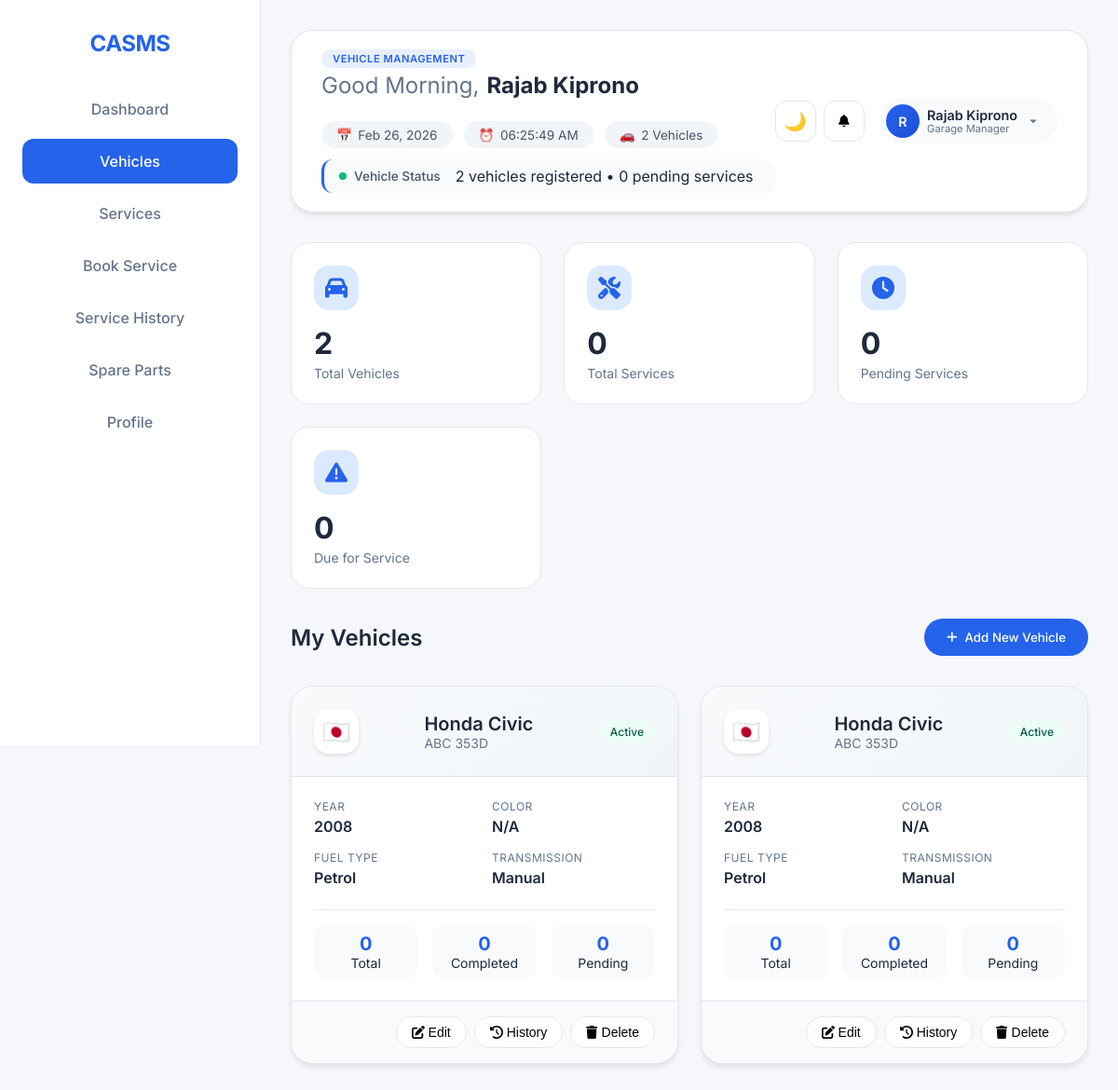
The app's page /vehicles.php (signed in) with its own data.
### tables this page shows
CREATE TABLE `vehicles` (
  `id` int(11) NOT NULL,
  `user_id` int(11) NOT NULL,
  `brand` varchar(100) NOT NULL,
  `model` varchar(100) NOT NULL,
  `year` int(11) NOT NULL,
  `license_plate` varchar(20) NOT NULL,
  `vin` varchar(50) DEFAULT NULL,
  `color` varchar(50) DEFAULT NULL,
  `fuel_type` enum('Petrol','Diesel','Electric','Hybrid','CNG') DEFAULT 'Petrol',
  `transmission` enum('Manual','Automatic','CVT','DCT') DEFAULT 'Manual',
  `created_at` timestamp NOT NULL DEFAULT current_timestamp(),
  `updated_at` timestamp NULL DEFAULT NULL ON UPDATE current_timestamp()
);

### vehicles.php (the view, shortened to what this page needs)
<?php
$db = (new Database())->connect();
try {
    $stmt = $db->prepare("SELECT * FROM vehicles WHERE user_id = ? ORDER BY created_at DESC");
    $stmt->execute([$_SESSION['user_id']]);
    $vehicles = $stmt->fetchAll(PDO::FETCH_ASSOC);
} catch (PDOException $e) {
    $vehicles = [];
    error_log("Error fetching vehicles: " . $e->getMessage());
}
$currentHour = (int)date('H');
$greeting = $currentHour < 12 ? 'Good Morning' : ($currentHour < 17 ? 'Good Afternoon' : 'Good Evening');
$totalVehicles = count($vehicles);
$totalServices = array_sum(array_column($vehicles, 'total_services'));
$pendingServices = array_sum(array_column($vehicles, 'pending_services'));
$vehiclesDueService = array_filter($vehicles, function($v) {
    return $v['days_until_due'] !== null && $v['days_until_due'] <= 30;
});
?>
<!DOCTYPE html>
<html lang="en">
<head>
    <link rel="stylesheet" href="https://cdnjs.cloudflare.com/ajax/libs/font-awesome/6.0.0/css/all.min.css">
</head>
<body>
    <div class="dashboard-container">
        <div class="sidebar">
            <h2>CASMS</h2>
            <nav>
                <a href="dashboard.php">Dashboard</a>
                <a href="vehicles.php" class="active">Vehicles</a>
                <a href="services.php">Services</a>
                <a href="book_service.php">Book Service</a>
                <a href="service_history.php">Service History</a>
                <a href="spareparts.php">Spare Parts</a>
                <a href="profile.php">Profile</a>
            </nav>
        </div>
        <div class="main-content">
            <div class="navbar">
                <div class="navbar-left">
                    <div class="welcome-section">
                        <div class="welcome-header">
                            <div class="title-wrapper">
                                <span class="greeting-badge">VEHICLE MANAGEMENT</span>
                                <h1 class="welcome-title">
                                    <span class="greeting-word"><?php echo htmlspecialchars($greeting); ?>,</span>
                                    <span class="user-name"><?php echo htmlspecialchars($_SESSION['user_name'] ?? 'User'); ?></span>
                                </h1>
                            </div>
                            <div class="quick-stats">
                                <div class="stat-chip">
                                    <span class="chip-icon">📅</span>
                                    <span class="chip-text"><?php echo date('M d, Y'); ?></span>
                                </div>
                                <div class="stat-chip">
                                    <span class="chip-icon">⏰</span>
                                    <span class="chip-text" id="liveClock"><?php echo date('h:i:s A'); ?></span>
                                </div>
                                <div class="stat-chip">
                                    <span class="chip-icon">🚗</span>
                                    <span class="chip-text"><?php echo $totalVehicles; ?> Vehicles</span>
                                </div>
                            </div>
                        </div>
                        <div class="status-message">
                            <div class="status-icon">
                                <span class="pulse-dot"></span>
                                <span>Vehicle Status</span>
                            </div>
                            <div class="message-text">
                                <span class="highlight"><?php echo $totalVehicles; ?> vehicles</span> registered •
                                <span class="highlight"><?php echo $pendingServices; ?> pending</span> services
                            </div>
                        </div>
                    </div>
                </div>
                <div class="navbar-right">
                    <div class="action-group">
                        <button class="btn-icon" onclick="toggleMode()" title="Toggle Dark Mode">
                            <span class="mode-icon" id="modeIcon">🌙</span>
                        </button>
                        <button class="btn-icon" title="Notifications">
                            <i class="fas fa-bell"></i>
                        </button>
                        <div class="user-profile-container">
                            <div class="user-profile" onclick="toggleDropdown()" id="userProfile">
                                <div class="avatar">
                                    <span><?php echo strtoupper(substr(htmlspecialchars($_SESSION['user_name'] ?? 'U'), 0, 1)); ?></span>
                                </div>
                                <div class="user-info">
                                    <span class="user-name"><?php echo htmlspecialchars($_SESSION['user_name'] ?? 'User'); ?></span>
                                    <span class="user-role">Garage Manager</span>
                                </div>
                                <svg class="dropdown-icon" viewBox="0 0 24 24">
                                    <path d="M7 10L12 15L17 10H7Z"/>
                                </svg>
                            </div>
                        </div>
                    </div>
                </div>
            </div>
            <div class="stats-grid">
                <div class="stats-card">
                    <div class="stats-icon">
                        <i class="fas fa-car"></i>
                    </div>
                    <div class="stats-value"><?php echo $totalVehicles; ?></div>
                    <div class="stats-label">Total Vehicles</div>
                </div>
                <div class="stats-card">
                    <div class="stats-icon">
                        <i class="fas fa-tools"></i>
                    </div>
                    <div class="stats-value"><?php echo $totalServices; ?></div>
                    <div class="stats-label">Total Services</div>
                </div>
                <div class="stats-card">
                    <div class="stats-icon">
                        <i class="fas fa-clock"></i>
                    </div>
                    <div class="stats-value"><?php echo $pendingServices; ?></div>
                    <div class="stats-label">Pending Services</div>
                </div>
                <div class="stats-card">
                    <div class="stats-icon">
                        <i class="fas fa-exclamation-triangle"></i>
                    </div>
                    <div class="stats-value"><?php echo count($vehiclesDueService); ?></div>
                    <div class="stats-label">Due for Service</div>
                </div>
            </div>
            <div class="action-bar">
                <h2>My Vehicles</h2>
                <button class="btn btn-primary" onclick="openAddVehicleModal()">
                    <i class="fas fa-plus"></i> Add New Vehicle
                </button>
            </div>
            <?php if(empty($vehicles)): ?>
                <div class="empty-state">
                    <div class="empty-icon">🚗</div>
                    <div class="empty-title">No Vehicles Added Yet</div>
                    <div class="empty-text">Add your first vehicle to start booking services and tracking maintenance.</div>
                    <button class="btn btn-primary" onclick="openAddVehicleModal()">
                        <i class="fas fa-plus"></i> Add Your First Vehicle
                    </button>
                </div>
            <?php else: ?>
                <div class="vehicles-grid">
                    <?php foreach($vehicles as $vehicle): ?>
                        <div class="vehicle-card" id="vehicle-<?php echo $vehicle['id']; ?>">
                            <div class="vehicle-header">
                                <div class="vehicle-icon">
                                    <?php
                                    $icons = [
                                        'Toyota' => '🇯🇵',
                                        'Honda' => '🇯🇵',
                                        'Hyundai' => '🇰🇷',
                                        'Kia' => '🇰🇷',
                                        'Mahindra' => '🇮🇳',
                                        'Tata' => '🇮🇳',
                                        'Maruti' => '🇮🇳',
                                        'Ford' => '🇺🇸',
                                        'Chevrolet' => '🇺🇸',
                                        'BMW' => '🇩🇪',
                                        'Mercedes' => '🇩🇪',
                                        'Audi' => '🇩🇪',
                                        'Volkswagen' => '🇩🇪',
                                        'default' => '🚗'
                                    ];
                                    echo $icons[$vehicle['brand']] ?? $icons['default'];
                                    ?>
                                </div>
                                <div>
                                    <div class="vehicle-title"><?php echo htmlspecialchars($vehicle['brand'] . ' ' . $vehicle['model']); ?></div>
                                    <div class="vehicle-subtitle"><?php echo htmlspecialchars($vehicle['license_plate']); ?></div>
                                </div>
                                <div class="vehicle-status">
                                    <?php if($vehicle['pending_services'] > 0): ?>
                                        <span class="status-tag warning">Pending</span>
                                    <?php else: ?>
                                        <span class="status-tag active">Active</span>
                                    <?php endif; ?>
                                </div>
                            </div>
                            <div class="vehicle-body">
                                <div class="vehicle-details">
                                    <div class="vehicle-detail-item">
                                        <span class="vehicle-detail-label">Year</span>
                                        <span class="vehicle-detail-value"><?php echo htmlspecialchars($vehicle['year']); ?></span>
                                    </div>
                                    <div class="vehicle-detail-item">
                                        <span class="vehicle-detail-label">Color</span>
                                        <span class="vehicle-detail-value"><?php echo htmlspecialchars($vehicle['color'] ?? 'N/A'); ?></span>
                                    </div>
                                    <div class="vehicle-detail-item">
                                        <span class="vehicle-detail-label">Fuel Type</span>
                                        <span class="vehicle-detail-value"><?php echo htmlspecialchars($vehicle['fuel_type'] ?? 'N/A'); ?></span>
                                    </div>
                                    <div class="vehicle-detail-item">
                                        <span class="vehicle-detail-label">Transmission</span>
                                        <span class="vehicle-detail-value"><?php echo htmlspecialchars($vehicle['transmission'] ?? 'N/A'); ?></span>
                                    </div>
                                </div>
                                <div class="service-stats">
                                    <div class="service-badge">
                                        <span class="service-count"><?php echo $vehicle['total_services']; ?></span>
                                        Total
                                    </div>
                                    <div class="service-badge">
                                        <span class="service-count"><?php echo $vehicle['completed_services']; ?></span>
                                        Completed
                                    </div>
                                    <div class="service-badge">
                                        <span class="service-count"><?php echo $vehicle['pending_services']; ?></span>
                                        Pending
                                    </div>
                                </div>
                            </div>
                            <div class="vehicle-footer">
                                <button class="vehicle-action-btn" onclick="editVehicle(<?php echo $vehicle['id']; ?>)">
                                    <i class="fas fa-edit"></i> Edit
                                </button>
                                <button class="vehicle-action-btn" onclick="viewVehicleHistory(<?php echo $vehicle['id']; ?>)">
                                    <i class="fas fa-history"></i> History
                                </button>
                                <button class="vehicle-action-btn delete" onclick="deleteVehicle(<?php echo $vehicle['id']; ?>)">
                                    <i class="fas fa-trash"></i> Delete
                                </button>
                            </div>
                        </div>
                    <?php endforeach; ?>
                </div>
            <?php endif; ?>
        </div>
    </div>
</body>
</html>

### records on screen
vehicles: brand "🇯🇵", brand+model "Honda Civic", license_plate "ABC 353D", year "2008", color "N/A", fuel_type "Petrol", transmission "Manual", total_services "0", completed_services "0", pending_services "0"

### other values on screen
$_SESSION['user_name'] "Rajab Kiprono"
$totalVehicles "2"
$pendingServices "0"
substr(htmlspecialchars($_SESSION['user_name'] ?? 'U'), 0, 1) "R"
$totalServices "0"
count($vehiclesDueService) "0"
